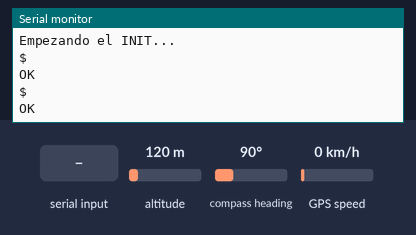
The sketch below on a simulated Arduino Uno, built with avr-gcc and run on an emulated ATmega328P. Shown: the last lines printed to the serial monitor. Inputs (shaded band) come from the test bench; at power-on: altitude 120 m, compass heading 90°, GPS speed 0 km/h. Random numbers use the default seed unless the sketch sets one; the GPS gets a fix after 3 s at 37.7749, -122.4194 with 8 satellites; the modem accepts every AT command (registered, SIM ready, sends succeed) and sends nothing else.

Above: at 15.8 s.
15.9 s: "1" received over the second serial link
21.5 s: "0" received over the second serial link
At 25.6 s:
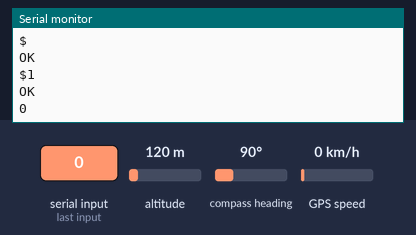
27.1 s: "2" received over the second serial link
At 32.4 s:
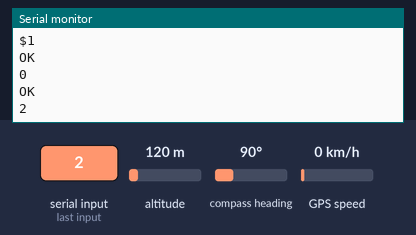

Measured:
- after the input at 21.5 s, the serial monitor: prints a new line after 3.5 s (image 1)
- after the input at 27.1 s, the serial monitor: prints a new line after 5.0 s (image 2)

The sketch:

app.ino
```cpp
#include <TinyGPS++.h>
#include <SoftwareSerial.h>

//Variables propias
String jsonPOST = "";
double latitud = 0;
double longitud = 0;
double presion = 0;
bool okUbi = false;

SoftwareSerial SIM900(7, 8); // MODULO GPRS
SoftwareSerial NEO6M(4, 3);  // MODULO GPS

// The TinyGPS++ object
TinyGPSPlus gps;


void setup() {


  SIM900.begin(19200);
  NEO6M.begin(9600);
  Serial.begin(19200);

  initGprs();
}

void loop() {

  while (NEO6M.available() > 0) {
    //Serial.println(F("avaible TRUE"));
    if (gps.encode(NEO6M.read())) {
      obtenerDatos();
      if (okUbi == true) {
        armarJson();
        enviar();
      }
    } else {
      //Serial.println(F("Encode falso"));
    }
  }
  //Serial.println(F("Fuera While"));

  if (millis() > 5000 && gps.charsProcessed() < 10) {
    Serial.println(F("No se detectó el GPS. Revise la conexion."));
    while (true);
  }

}

void obtenerDatos() {
  if (gps.location.isValid()) {
    latitud = gps.location.lat();
    longitud = gps.location.lng();
    okUbi = true;
    Serial.println(F("OK!"));
  } else {
    Serial.println(F("NO HAY GPS!"));
  }
  presion = random(150,210);
}

void armarJson() {
  jsonPOST = "{\"latitud\": " + String(latitud, 6) + ",\"longitud\": " + String(longitud, 6) + ",\"presion\": " + String(presion, 2) + "}";
  Serial.println("armo json");
}

void initGprs() {
  Serial.println(F("Empezando el INIT..."));
  SIM900.println("AT");
  delay(5000);
  showSerialData();
  delay(5000);
  SIM900.println("AT+SAPBR=3,1,\"Contype\",\"GPRS\"");
  delay(5000);
  showSerialData();
  delay(5000);
  SIM900.println("AT+SAPBR=3,1,\"APN\",\"int.movil.com.bo\"");
  delay(5000);
  showSerialData();
  delay(2000);
  SIM900.println("AT+SAPBR=1,1");
  delay(5000);
  showSerialData();
  delay(5000);
  SIM900.println("AT+SAPBR=2,1");
  delay(5000);
  showSerialData();
  delay(5000);
  Serial.println(F("XXXXXXX  *  XXXXXXX"));
}

void enviar() {
  Serial.println(F("Empezando a enviar..."));
  SIM900.println("AT+HTTPINIT");
  delay(2000);
  showSerialData();
  delay(2000);
  SIM900.println("AT+HTTPPARA=\"CID\",1");
  delay(2000);
  showSerialData();
  delay(2000);
  SIM900.println("AT+HTTPPARA=\"URL\",\"http://glacial-eyrie-03654.herokuapp.com/api/actualizarEquipo/1\"");
  delay(2000);
  showSerialData();
  delay(2000);
  SIM900.println("AT+HTTPPARA=\"CONTENT\",\"application/json\"");
  delay(2000);
  showSerialData();
  delay(2000);
  SIM900.println("AT+HTTPDATA=" + String(jsonPOST.length()) + ",10000");
  delay(2000);
  showSerialData();
  delay(2000);
  SIM900.println(jsonPOST);
  delay(2000);
  showSerialData();
  delay(2000);
  SIM900.println("AT+HTTPACTION=1");
  delay(5000);
  showSerialData();
  delay(5000);
  SIM900.println("AT+HTTPREAD");  /* Read data from HTTP server */
  delay(5000);
  showSerialData();
  delay(5000);
  SIM900.println("AT+HTTPTERM");  /* Terminate HTTP service */
  delay(2000);
  showSerialData();
  delay(2000);
  Serial.println(F("Terminando de enviar..."));
  okUbi = false;
}

void showSerialData() {
  while (SIM900.available() > 0)
    Serial.write(char(SIM900.read()));
}
```
